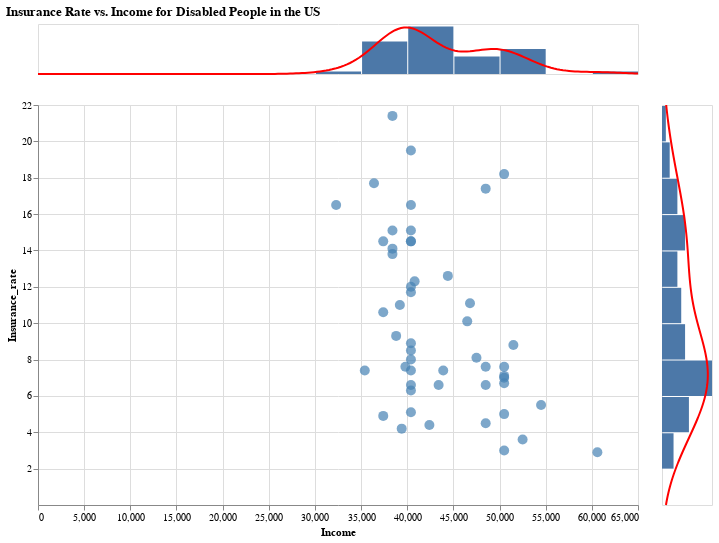

Here is the notebook cell this chart was saved with:
### Code cell
output = top & (scatter| right).resolve_scale(y = 'shared')
output.properties(title = 'Insurance Rate vs. Income for Disabled People in the US')

### Figure 1 — Vega-Lite specification as saved in the notebook (floating-point values rounded to 4 significant figures)
{"vconcat": [{"layer": [{"mark": "bar", "encoding": {"x": {"axis": null, "bin": {"maxbins": 10}, "field": "Income", "scale": {"domain": [0, 65000]}, "type": "quantitative"}, "y": {"aggregate": "count", "axis": null, "type": "quantitative"}}, "height": 50, "width": 600}, {"mark": "line", "encoding": {"color": {"value": "red"}, "x": {"axis": null, "field": "Income", "scale": {"domain": [0, 65000]}, "type": "quantitative"}, "y": {"axis": null, "field": "density", "type": "quantitative"}}, "height": 50, "transform": [{"density": "Income", "extent": [0, 65000], "as": ["Income", "density"]}], "width": 600}, {"mark": {"type": "rule", "color": "red"}, "encoding": {"opacity": {"condition": {"value": 1, "selection": "selector018"}, "value": 0}, "size": {"value": 4}, "x": {"axis": null, "field": "Income", "scale": {"domain": [0, 65000]}, "type": "quantitative"}}, "height": 50, "selection": {"selector018": {"type": "single", "empty": "none", "on": "mouseover", "nearest": true, "fields": ["Income", "Insurance_rate"]}}, "width": 600}], "resolve": {"scale": {"y": "independent"}}}, {"hconcat": [{"mark": {"type": "circle", "size": 100}, "encoding": {"color": {"condition": {"value": "red", "selection": "selector018"}, "value": "steelblue"}, "tooltip": [{"field": "Location", "type": "nominal"}, {"field": "Insurance_rate", "type": "quantitative"}, {"field": "Income", "type": "quantitative"}], "x": {"field": "Income", "type": "quantitative"}, "y": {"field": "Insurance_rate", "type": "quantitative"}}, "height": 400, "selection": {"selector018": {"type": "single", "empty": "none", "on": "mouseover", "nearest": true, "fields": ["Income", "Insurance_rate"]}}, "width": 600}, {"layer": [{"mark": "bar", "encoding": {"x": {"aggregate": "count", "axis": null, "type": "quantitative"}, "y": {"axis": null, "bin": {"maxbins": 10}, "field": "Insurance_rate", "scale": {"domain": [0, 22]}, "type": "quantitative"}}, "height": 400, "width": 50}, {"mark": {"type": "line", "orient": "horizontal"}, "encoding": {"color": {"value": "red"}, "x": {"axis": null, "field": "density", "type": "quantitative"}, "y": {"axis": null, "field": "Insurance_rate", "scale": {"domain": [0, 22]}, "type": "quantitative"}}, "height": 400, "transform": [{"density": "Insurance_rate", "extent": [0, 22], "as": ["Insurance_rate", "density"]}], "width": 50}, {"mark": {"type": "rule", "color": "red"}, "encoding": {"opacity": {"condition": {"value": 1, "selection": "selector018"}, "value": 0}, "size": {"value": 4}, "y": {"axis": null, "field": "Insurance_rate", "scale": {"domain": [0, 22]}, "type": "quantitative"}}, "height": 400, "selection": {"selector018": {"type": "single", "empty": "none", "on": "mouseover", "nearest": true, "fields": ["Income", "Insurance_rate"]}}, "width": 50}], "resolve": {"scale": {"x": "independent"}}}], "resolve": {"scale": {"y": "shared"}}}], "data": {"name": "data-72d15e3693b6dd8b9c7ed0ede5035eff"}, "title": "Insurance Rate vs. Income for Disabled People in the US", "$schema": "https://vega.github.io/schema/vega-lite/v4.17.0.json", "datasets": {"data-72d15e3693b6dd8b9c7ed0ede5035eff": [{"Location": "ALABAMA", "Insurance_rate": 14.5, "Income": 40400}, {"Location": "ALASKA", "Insurance_rate": 11.1, "Income": 46800}, {"Location": "ARIZONA", "Insurance_rate": 11.0, "Income": 39200}, {"Location": "ARKANSAS", "Insurance_rate": 7.4, "Income": 35400}, {"Location": "CALIFORNIA", "Insurance_rate": 7.6, "Income": 48500}, {"Location": "COLORADO", "Insurance_rate": 8.1, "Income": 47500}, {"Location": "CONNECTICUT", "Insurance_rate": 5.0, "Income": 50500}, {"Location": "DELAWARE", "Insurance_rate": 7.0, "Income": 50500}, {"Location": "DISTRICT OF COLUMBIA", "Insurance_rate": 2.9, "Income": 60600}, {"Location": "FLORIDA", "Insurance_rate": 15.1, "Income": 38400}, {"Location": "GEORGIA", "Insurance_rate": 16.5, "Income": 40400}, {"Location": "HAWAII", "Insurance_rate": 6.7, "Income": 50500}, {"Location": "IDAHO", "Insurance_rate": 11.7, "Income": 40400}, {"Location": "ILLINOIS", "Insurance_rate": 7.4, "Income": 43900}, {"Location": "INDIANA", "Insurance_rate": 8.9, "Income": 40400}, {"Location": "IOWA", "Insurance_rate": 5.1, "Income": 40400}, {"Location": "KANSAS", "Insurance_rate": 14.5, "Income": 40400}, {"Location": "KENTUCKY", "Insurance_rate": 4.9, "Income": 37400}, {"Location": "LOUISIANA", "Insurance_rate": 8.5, "Income": 40400}, {"Location": "MAINE", "Insurance_rate": 7.6, "Income": 39800}, {"Location": "MARYLAND", "Insurance_rate": 5.5, "Income": 54500}, {"Location": "MASSACHUSETTS", "Insurance_rate": 3.6, "Income": 52500}, {"Location": "MICHIGAN", "Insurance_rate": 6.3, "Income": 40400}, {"Location": "MINNESOTA", "Insurance_rate": 6.6, "Income": 48500}, {"Location": "MISSISSIPPI", "Insurance_rate": 16.5, "Income": 32300}, {"Location": "MISSOURI", "Insurance_rate": 14.5, "Income": 37400}, {"Location": "MONTANA", "Insurance_rate": 10.6, "Income": 37400}, {"Location": "NEBRASKA", "Insurance_rate": 17.4, "Income": 48500}, {"Location": "NEVADA", "Insurance_rate": 12.0, "Income": 40400}, {"Location": "NEW HAMPSHIRE", "Insurance_rate": 8.8, "Income": 51500}, {"Location": "NEW JERSEY", "Insurance_rate": 7.6, "Income": 50500}, {"Location": "NEW MEXICO", "Insurance_rate": 9.3, "Income": 38800}, {"Location": "NEW YORK", "Insurance_rate": 4.5, "Income": 48500}, {"Location": "NORTH CAROLINA", "Insurance_rate": 14.1, "Income": 38400}, {"Location": "NORTH DAKOTA", "Insurance_rate": 12.6, "Income": 44400}, {"Location": "OHIO", "Insurance_rate": 8.0, "Income": 40400}, {"Location": "OKLAHOMA", "Insurance_rate": 21.4, "Income": 38400}, {"Location": "OREGON", "Insurance_rate": 7.4, "Income": 40400}, {"Location": "PENNSYLVANIA", "Insurance_rate": 6.6, "Income": 40400}, {"Location": "RHODE ISLAND", "Insurance_rate": 3.0, "Income": 50500}, {"Location": "SOUTH CAROLINA", "Insurance_rate": 15.1, "Income": 40400}, {"Location": "SOUTH DAKOTA", "Insurance_rate": 17.7, "Income": 36400}, {"Location": "TENNESSEE", "Insurance_rate": 13.8, "Income": 38400}, {"Location": "TEXAS", "Insurance_rate": 19.5, "Income": 40400}, {"Location": "UTAH", "Insurance_rate": 12.3, "Income": 40800}, {"Location": "VERMONT", "Insurance_rate": 4.4, "Income": 42400}, {"Location": "VIRGINIA", "Insurance_rate": 10.1, "Income": 46500}, {"Location": "WASHINGTON", "Insurance_rate": 7.1, "Income": 50500}, {"Location": "WEST VIRGINIA", "Insurance_rate": 4.2, "Income": 39400}, {"Location": "WISCONSIN", "Insurance_rate": 6.6, "Income": 43400}, {"Location": "WYOMING", "Insurance_rate": 18.2, "Income": 50500}]}}
